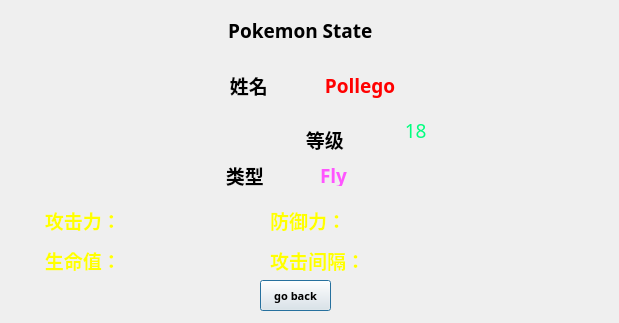
<?xml version="1.0" encoding="UTF-8"?>
<ui version="4.0">
 <class>Information</class>
 <widget class="QDialog" name="Information">
  <property name="geometry">
   <rect>
    <x>0</x>
    <y>0</y>
    <width>619</width>
    <height>323</height>
   </rect>
  </property>
  <property name="windowTitle">
   <string>Dialog</string>
  </property>
  <widget class="QLabel" name="label">
   <property name="geometry">
    <rect>
     <x>0</x>
     <y>0</y>
     <width>611</width>
     <height>321</height>
    </rect>
   </property>
   <property name="styleSheet">
    <string notr="true">border-image: url(:/image/information.png);</string>
   </property>
   <property name="text">
    <string/>
   </property>
  </widget>
  <widget class="QLabel" name="label_2">
   <property name="geometry">
    <rect>
     <x>40</x>
     <y>60</y>
     <width>131</width>
     <height>121</height>
    </rect>
   </property>
   <property name="styleSheet">
    <string notr="true">border-image: url(:/image/Pidgeotto.png);</string>
   </property>
   <property name="text">
    <string/>
   </property>
  </widget>
  <widget class="QLabel" name="label_3">
   <property name="geometry">
    <rect>
     <x>220</x>
     <y>70</y>
     <width>71</width>
     <height>31</height>
    </rect>
   </property>
   <property name="font">
    <font>
     <family>Franklin Gothic Medium</family>
     <pointsize>14</pointsize>
     <weight>75</weight>
     <bold>true</bold>
    </font>
   </property>
   <property name="text">
    <string>  姓名</string>
   </property>
  </widget>
  <widget class="QLabel" name="label_4">
   <property name="geometry">
    <rect>
     <x>301</x>
     <y>124</y>
     <width>71</width>
     <height>31</height>
    </rect>
   </property>
   <property name="font">
    <font>
     <family>Franklin Gothic Medium</family>
     <pointsize>14</pointsize>
     <weight>75</weight>
     <bold>true</bold>
    </font>
   </property>
   <property name="text">
    <string> 等级</string>
   </property>
  </widget>
  <widget class="QLabel" name="label_5">
   <property name="geometry">
    <rect>
     <x>221</x>
     <y>160</y>
     <width>71</width>
     <height>31</height>
    </rect>
   </property>
   <property name="font">
    <font>
     <family>Franklin Gothic Medium</family>
     <pointsize>14</pointsize>
     <weight>75</weight>
     <bold>true</bold>
    </font>
   </property>
   <property name="text">
    <string> 类型</string>
   </property>
  </widget>
  <widget class="QLabel" name="name">
   <property name="geometry">
    <rect>
     <x>320</x>
     <y>70</y>
     <width>131</width>
     <height>31</height>
    </rect>
   </property>
   <property name="palette">
    <palette>
     <active>
      <colorrole role="WindowText">
       <brush brushstyle="SolidPattern">
        <color alpha="255">
         <red>255</red>
         <green>0</green>
         <blue>0</blue>
        </color>
       </brush>
      </colorrole>
     </active>
     <inactive>
      <colorrole role="WindowText">
       <brush brushstyle="SolidPattern">
        <color alpha="255">
         <red>255</red>
         <green>0</green>
         <blue>0</blue>
        </color>
       </brush>
      </colorrole>
     </inactive>
     <disabled>
      <colorrole role="WindowText">
       <brush brushstyle="SolidPattern">
        <color alpha="255">
         <red>120</red>
         <green>120</green>
         <blue>120</blue>
        </color>
       </brush>
      </colorrole>
     </disabled>
    </palette>
   </property>
   <property name="font">
    <font>
     <family>Franklin Gothic Medium</family>
     <pointsize>14</pointsize>
     <weight>75</weight>
     <bold>true</bold>
    </font>
   </property>
   <property name="text">
    <string> Pollego</string>
   </property>
  </widget>
  <widget class="QLabel" name="level">
   <property name="geometry">
    <rect>
     <x>390</x>
     <y>110</y>
     <width>111</width>
     <height>41</height>
    </rect>
   </property>
   <property name="palette">
    <palette>
     <active>
      <colorrole role="WindowText">
       <brush brushstyle="SolidPattern">
        <color alpha="255">
         <red>0</red>
         <green>255</green>
         <blue>127</blue>
        </color>
       </brush>
      </colorrole>
     </active>
     <inactive>
      <colorrole role="WindowText">
       <brush brushstyle="SolidPattern">
        <color alpha="255">
         <red>0</red>
         <green>255</green>
         <blue>127</blue>
        </color>
       </brush>
      </colorrole>
     </inactive>
     <disabled>
      <colorrole role="WindowText">
       <brush brushstyle="SolidPattern">
        <color alpha="255">
         <red>120</red>
         <green>120</green>
         <blue>120</blue>
        </color>
       </brush>
      </colorrole>
     </disabled>
    </palette>
   </property>
   <property name="font">
    <font>
     <family>Franklin Gothic Medium</family>
     <pointsize>14</pointsize>
    </font>
   </property>
   <property name="text">
    <string>   18</string>
   </property>
  </widget>
  <widget class="QLabel" name="type">
   <property name="geometry">
    <rect>
     <x>320</x>
     <y>165</y>
     <width>111</width>
     <height>21</height>
    </rect>
   </property>
   <property name="palette">
    <palette>
     <active>
      <colorrole role="WindowText">
       <brush brushstyle="SolidPattern">
        <color alpha="255">
         <red>255</red>
         <green>85</green>
         <blue>255</blue>
        </color>
       </brush>
      </colorrole>
     </active>
     <inactive>
      <colorrole role="WindowText">
       <brush brushstyle="SolidPattern">
        <color alpha="255">
         <red>255</red>
         <green>85</green>
         <blue>255</blue>
        </color>
       </brush>
      </colorrole>
     </inactive>
     <disabled>
      <colorrole role="WindowText">
       <brush brushstyle="SolidPattern">
        <color alpha="255">
         <red>120</red>
         <green>120</green>
         <blue>120</blue>
        </color>
       </brush>
      </colorrole>
     </disabled>
    </palette>
   </property>
   <property name="font">
    <font>
     <family>Franklin Gothic Medium</family>
     <pointsize>14</pointsize>
     <weight>75</weight>
     <bold>true</bold>
    </font>
   </property>
   <property name="text">
    <string>Fly</string>
   </property>
  </widget>
  <widget class="QLabel" name="label_9">
   <property name="geometry">
    <rect>
     <x>80</x>
     <y>20</y>
     <width>401</width>
     <height>21</height>
    </rect>
   </property>
   <property name="font">
    <font>
     <family>Franklin Gothic Medium</family>
     <pointsize>14</pointsize>
     <weight>75</weight>
     <bold>true</bold>
    </font>
   </property>
   <property name="text">
    <string>        Pokemon State</string>
   </property>
   <property name="alignment">
    <set>Qt::AlignCenter</set>
   </property>
  </widget>
  <widget class="QLabel" name="power">
   <property name="geometry">
    <rect>
     <x>40</x>
     <y>210</y>
     <width>191</width>
     <height>21</height>
    </rect>
   </property>
   <property name="palette">
    <palette>
     <active>
      <colorrole role="WindowText">
       <brush brushstyle="SolidPattern">
        <color alpha="255">
         <red>255</red>
         <green>255</green>
         <blue>0</blue>
        </color>
       </brush>
      </colorrole>
     </active>
     <inactive>
      <colorrole role="WindowText">
       <brush brushstyle="SolidPattern">
        <color alpha="255">
         <red>255</red>
         <green>255</green>
         <blue>0</blue>
        </color>
       </brush>
      </colorrole>
     </inactive>
     <disabled>
      <colorrole role="WindowText">
       <brush brushstyle="SolidPattern">
        <color alpha="255">
         <red>120</red>
         <green>120</green>
         <blue>120</blue>
        </color>
       </brush>
      </colorrole>
     </disabled>
    </palette>
   </property>
   <property name="font">
    <font>
     <family>Franklin Gothic Medium</family>
     <pointsize>14</pointsize>
     <weight>75</weight>
     <bold>true</bold>
    </font>
   </property>
   <property name="text">
    <string> 攻击力：</string>
   </property>
  </widget>
  <widget class="QLabel" name="defend">
   <property name="geometry">
    <rect>
     <x>270</x>
     <y>210</y>
     <width>201</width>
     <height>21</height>
    </rect>
   </property>
   <property name="palette">
    <palette>
     <active>
      <colorrole role="WindowText">
       <brush brushstyle="SolidPattern">
        <color alpha="255">
         <red>255</red>
         <green>255</green>
         <blue>0</blue>
        </color>
       </brush>
      </colorrole>
     </active>
     <inactive>
      <colorrole role="WindowText">
       <brush brushstyle="SolidPattern">
        <color alpha="255">
         <red>255</red>
         <green>255</green>
         <blue>0</blue>
        </color>
       </brush>
      </colorrole>
     </inactive>
     <disabled>
      <colorrole role="WindowText">
       <brush brushstyle="SolidPattern">
        <color alpha="255">
         <red>120</red>
         <green>120</green>
         <blue>120</blue>
        </color>
       </brush>
      </colorrole>
     </disabled>
    </palette>
   </property>
   <property name="font">
    <font>
     <family>Franklin Gothic Medium</family>
     <pointsize>14</pointsize>
     <weight>75</weight>
     <bold>true</bold>
    </font>
   </property>
   <property name="text">
    <string>防御力：</string>
   </property>
  </widget>
  <widget class="QLabel" name="hp">
   <property name="geometry">
    <rect>
     <x>40</x>
     <y>250</y>
     <width>191</width>
     <height>21</height>
    </rect>
   </property>
   <property name="palette">
    <palette>
     <active>
      <colorrole role="WindowText">
       <brush brushstyle="SolidPattern">
        <color alpha="255">
         <red>255</red>
         <green>255</green>
         <blue>0</blue>
        </color>
       </brush>
      </colorrole>
     </active>
     <inactive>
      <colorrole role="WindowText">
       <brush brushstyle="SolidPattern">
        <color alpha="255">
         <red>255</red>
         <green>255</green>
         <blue>0</blue>
        </color>
       </brush>
      </colorrole>
     </inactive>
     <disabled>
      <colorrole role="WindowText">
       <brush brushstyle="SolidPattern">
        <color alpha="255">
         <red>120</red>
         <green>120</green>
         <blue>120</blue>
        </color>
       </brush>
      </colorrole>
     </disabled>
    </palette>
   </property>
   <property name="font">
    <font>
     <family>Franklin Gothic Medium</family>
     <pointsize>14</pointsize>
     <weight>75</weight>
     <bold>true</bold>
    </font>
   </property>
   <property name="text">
    <string> 生命值：</string>
   </property>
  </widget>
  <widget class="QLabel" name="attackInterval">
   <property name="geometry">
    <rect>
     <x>270</x>
     <y>250</y>
     <width>211</width>
     <height>21</height>
    </rect>
   </property>
   <property name="palette">
    <palette>
     <active>
      <colorrole role="WindowText">
       <brush brushstyle="SolidPattern">
        <color alpha="255">
         <red>255</red>
         <green>255</green>
         <blue>0</blue>
        </color>
       </brush>
      </colorrole>
     </active>
     <inactive>
      <colorrole role="WindowText">
       <brush brushstyle="SolidPattern">
        <color alpha="255">
         <red>255</red>
         <green>255</green>
         <blue>0</blue>
        </color>
       </brush>
      </colorrole>
     </inactive>
     <disabled>
      <colorrole role="WindowText">
       <brush brushstyle="SolidPattern">
        <color alpha="255">
         <red>120</red>
         <green>120</green>
         <blue>120</blue>
        </color>
       </brush>
      </colorrole>
     </disabled>
    </palette>
   </property>
   <property name="font">
    <font>
     <family>Franklin Gothic Medium</family>
     <pointsize>14</pointsize>
     <weight>75</weight>
     <bold>true</bold>
    </font>
   </property>
   <property name="text">
    <string>攻击间隔：</string>
   </property>
  </widget>
  <widget class="QPushButton" name="pushButton">
   <property name="geometry">
    <rect>
     <x>260</x>
     <y>280</y>
     <width>71</width>
     <height>31</height>
    </rect>
   </property>
   <property name="font">
    <font>
     <family>Franklin Gothic Medium</family>
     <pointsize>8</pointsize>
     <weight>75</weight>
     <bold>true</bold>
    </font>
   </property>
   <property name="styleSheet">
    <string notr="true">border-image: url(:/image/Snorlax.png);</string>
   </property>
   <property name="text">
    <string>go back</string>
   </property>
  </widget>
 </widget>
 <resources/>
 <connections/>
</ui>
